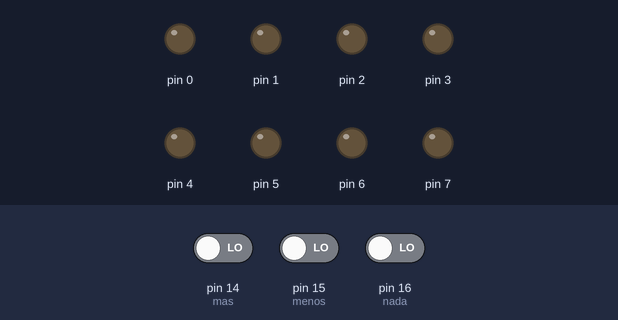
A sketch run on a simulated Arduino Uno, built with avr-gcc and run on an emulated ATmega328P. On the bench: output pins drawn as LEDs (lit = HIGH). Dashed ring = blinking. The test bench sets the inputs (shaded band); at power-on: pin 14 (mas) LOW, pin 15 (menos) LOW, pin 16 (nada) LOW.

Above: at 1.2 s.
1.3 s: pin 14 (mas) driven HIGH
At 4.2 s:
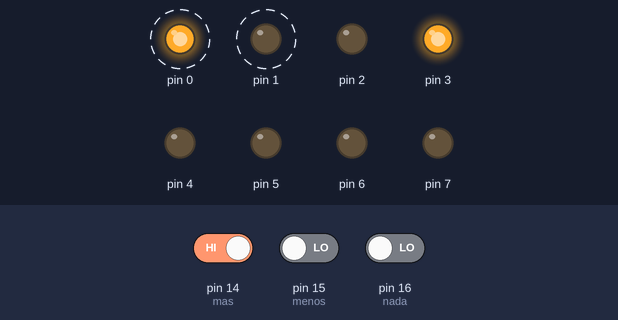
4.3 s: pin 15 (menos) driven HIGH
At 5.4 s:
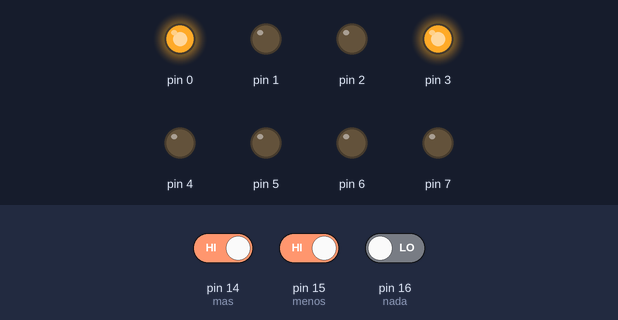
5.8 s: pin 15 (menos) driven LOW
At 7.75 s:
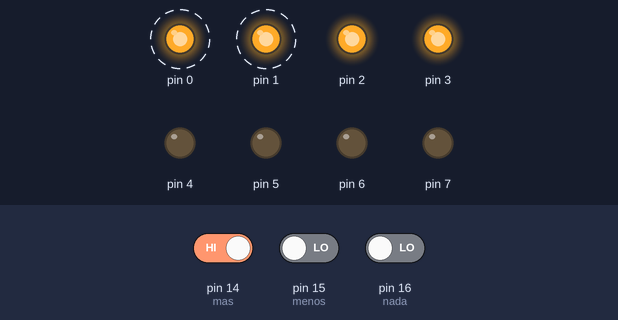
8.8 s: pin 14 (mas) driven LOW
At 9.6 s:
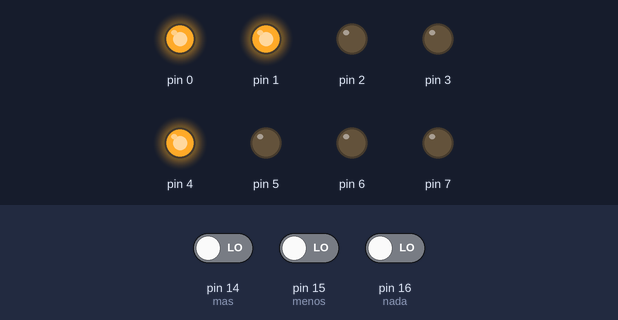
10.3 s: pin 14 (mas) driven HIGH
At 11.65 s:
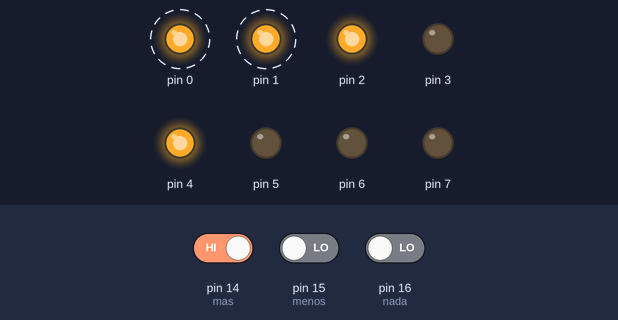
13.3 s: pin 16 (nada) driven HIGH
At 14.4 s:
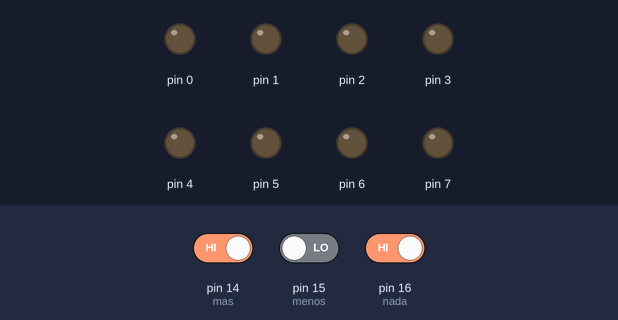
Timing chart, 0 to 16.1 s (numbered marks = the images above; inputs shaded):
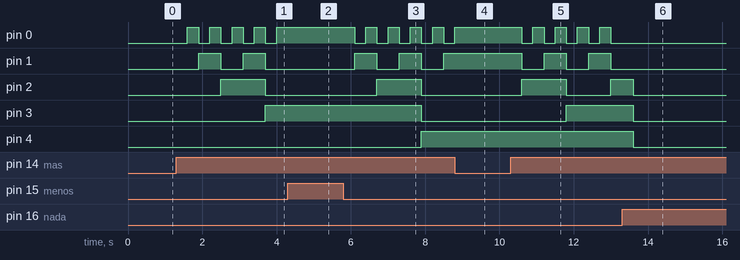

Measured:
- after the input at 1.3 s, pin 0: alternates HIGH for 0.30 s and LOW for 0.30 s, starting after 0.30 s; pin 1: alternates HIGH for 0.60 s and LOW for 0.60 s, starting after 0.60 s; pin 2: LOW → HIGH after 1.2 s, → LOW 1.2 s later; pin 3: LOW → HIGH after 2.4 s
- after the input at 4.3 s, pin 0: stops changing and stays HIGH; pin 1: stays LOW (without the input it goes to HIGH after 0.00 s); pin 2: stays LOW (without the input it goes to HIGH after 0.60 s)
- after the input at 5.8 s, pin 0: alternates HIGH for 0.30 s and LOW for 0.30 s, starting after 0.30 s; pin 1: alternates HIGH for 0.60 s and LOW for 0.60 s, starting after 0.30 s; pin 2: LOW → HIGH after 0.90 s, → LOW 1.2 s later; pin 3: HIGH → LOW after 2.1 s; pin 4: LOW → HIGH after 2.1 s
- after the input at 8.8 s, pin 0: goes on until 8.8 s, then stays HIGH; pin 1: stays HIGH (without the input it goes to LOW after 0.30 s); pin 2: stays LOW (without the input it goes to HIGH after 0.30 s)
- after the input at 10.3 s, pin 0: alternates HIGH for 0.30 s and LOW for 0.30 s, starting after 0.30 s; pin 1: alternates HIGH for 0.60 s and LOW for 0.60 s, starting after 0.30 s; pin 2: LOW → HIGH after 0.30 s, → LOW 1.2 s later, → HIGH 1.2 s later; pin 3: LOW → HIGH after 1.5 s
- after the input at 13.3 s, pin 0, pin 1: stops changing and stays LOW; pin 3, pin 4: HIGH → LOW after 0.30 s instead of 0.90 s; pin 5: stays LOW (without the input it goes to HIGH after 0.90 s)

The sketch:

arduino.89subirbajarbinarios.ino
```cpp
int mas = 14;   //boton incrementar
int menos = 15; //boton decrementar
int nada = 16;  //boton reset
int numero = 0; //variable numero

void setup() { //funcion setup solo corre una vez

  for (int i = 0; i < 8; i++) { //pines 0-7 salidas
    pinMode(i, OUTPUT);         //puerto D
  }

}

void loop() {  //bucle loop se repite siempre

  PORTD = numero; //dato "numero" en el puerto D (led0-led7)

  if ((digitalRead(mas) == 1)) { //si S1 es Verdadero
    delay(300);//antirebote
    numero = numero + 1; //incrementar numero en 1
    if (numero > 255) {  //hasta un maximo de 255
      numero = 255;
    }
  }
  if ((digitalRead(menos) == 1)) { //si S2 es Verdadero
    delay(300);//antirebote
    numero = numero - 1; //decrementar numero en 1
    if (numero < 0) {    //hasta un minimo de 0
      numero = 0;
    }
  }
  if ((digitalRead(nada) == 1)) { //si S3 es Verdadero
    delay(300);//antirebote
    numero = 0;          //resetear numero a 0
  }

}
```
